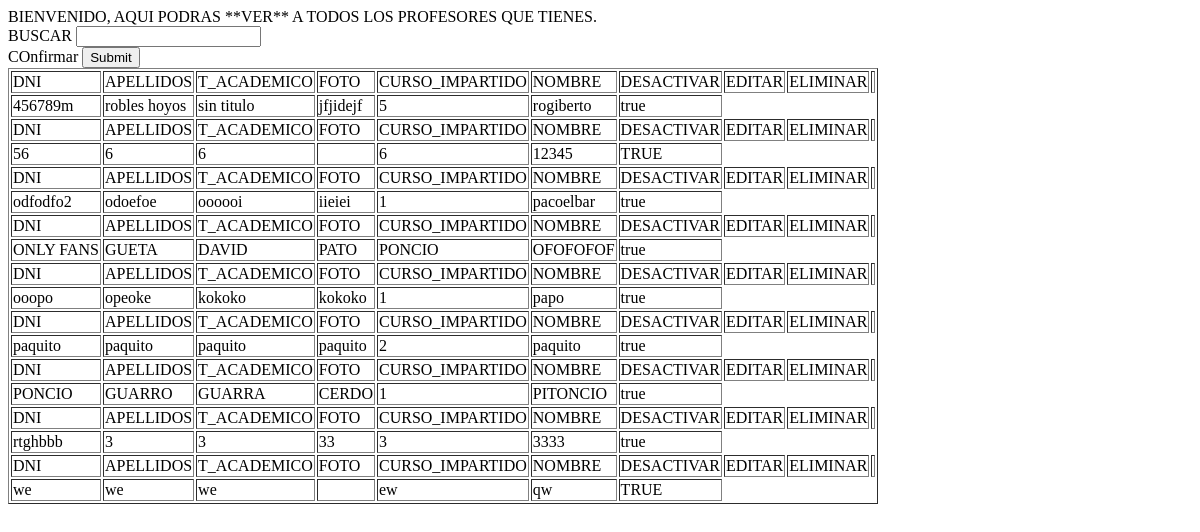
The app's page /ver_profesores.php, older data.
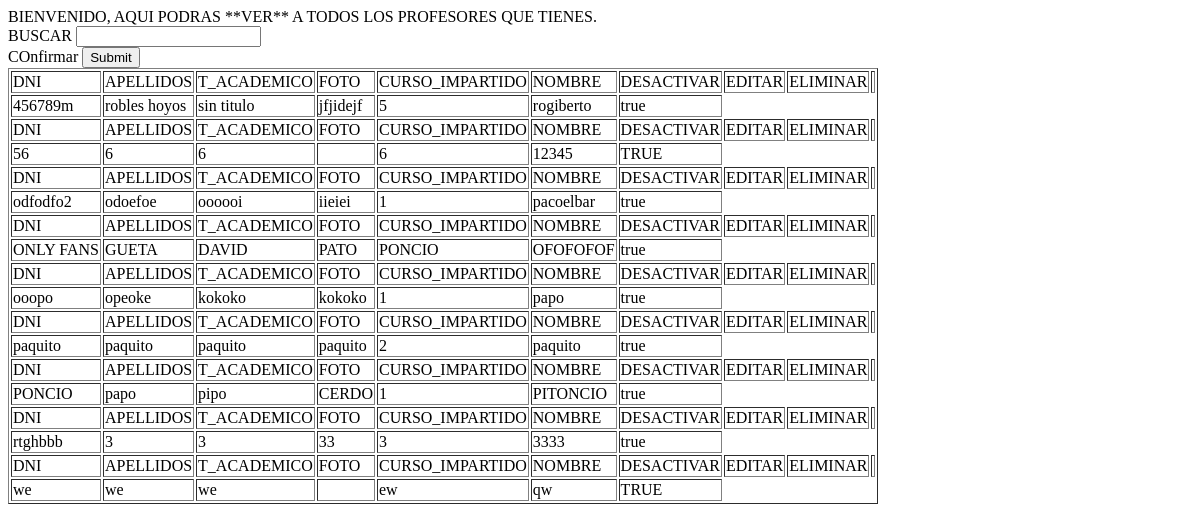
The same page, newer data.
### tables this page shows
CREATE TABLE `PROFESOR` (
  `DNI` varchar(20) NOT NULL,
  `APELLIDOS` varchar(20) DEFAULT NULL,
  `T_ACADEMICO` varchar(20) DEFAULT NULL,
  `FOTO` varchar(200) DEFAULT NULL,
  `CONTRASENYA` varchar(40) DEFAULT NULL,
  `CURSO_IMPARTIDO` varchar(20) DEFAULT NULL,
  `NOMBRE` varchar(20) DEFAULT NULL,
  `DESACTIVAR` varchar(20) DEFAULT NULL,
  PRIMARY KEY (`DNI`)
);

### ver_profesores.php (the view, shortened to what this page needs)
<!DOCTYPE html>
    <html lang="en">
  <head>
  </head>
  <body>
      BIENVENIDO, AQUI PODRAS **VER** A TODOS LOS PROFESORES QUE TIENES.
      <form method="post">
        BUSCAR <input type ="text" name="buscar"><br>
          COnfirmar <input type="submit"><br>
      </form>
<?php
$IP = "192.168.1.37";
$USUARIO = "administrador";
$PASSWD = "1234";
$BASE_DE_DATOS = "infoBDN";
$CONEXION = mysqli_connect($IP, $USUARIO, $PASSWD,$BASE_DE_DATOS);
$BUSCAR =$_POST['buscar'];
$BUSCADOR = "SELECT * FROM PROFESOR WHERE NOMBRE LIKE '%$BUSCAR%' AND DESACTIVAR = 'true'";
$PEPO =mysqli_query($CONEXION,$BUSCADOR);
echo '<table border = 1px solid black>';
while ( $fila = mysqli_fetch_array($PEPO) ) {
    echo '
    <tr>
        <td> DNI</td>
        <td> APELLIDOS</td>
        <td> T_ACADEMICO </td>
        <td> FOTO </td>
        <td> CURSO_IMPARTIDO </td>
        <td> NOMBRE</td>
        <td> DESACTIVAR</td>
        <td> EDITAR</td>
        <td> ELIMINAR <td>
    </tr>
    <tr>
        <td>' . $fila['DNI'] . '</td>
        <td>' . $fila['APELLIDOS'] . '</td>
        <td>' . $fila['T_ACADEMICO'] . '</td>
        <td>' . $fila['FOTO']. '</td>
        <td>' . $fila['CURSO_IMPARTIDO'] . '</td>
        <td>' . $fila['NOMBRE']. '</td>
        <td>' . $fila['DESACTIVAR']. '</td>
    </tr>';
}
echo '</table>';
  ?>
</body>
  </html>

Row changes from the older to the newer data that the page shows:
changed profesor "CERDO": APELLIDOS "GUARRO" → "papo"; T_ACADEMICO "GUARRA" → "pipo"
